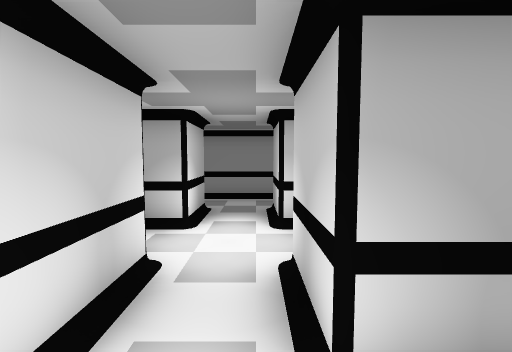
View 1 (above)

23 first-person views from a walk through a scene from a Unity 3-D project. The camera is 1.5 m above the floor, tilts 4° down and sees 90° across. The floor is counted in squares, 1 m on a side. Each view is taken from the middle of a square. On the plan, view 1 faces up. The plan holds only what a view shows up to about 13 squares ahead; the rest is blank. The place goes on beyond the plan. The player character is not drawn. Some animated figures are left out. Door leaves are left out, so doorways stand open.

View 2
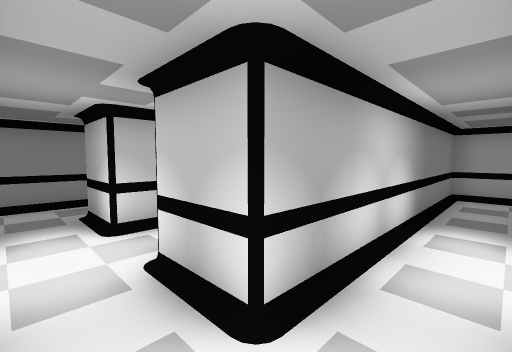

View 3
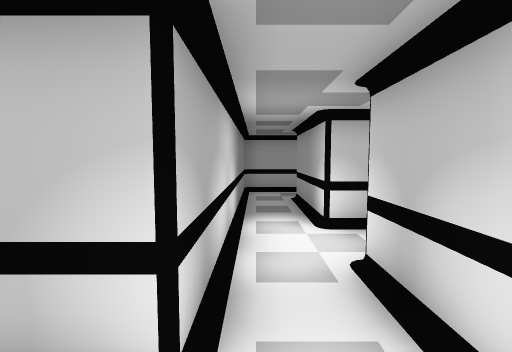

View 4
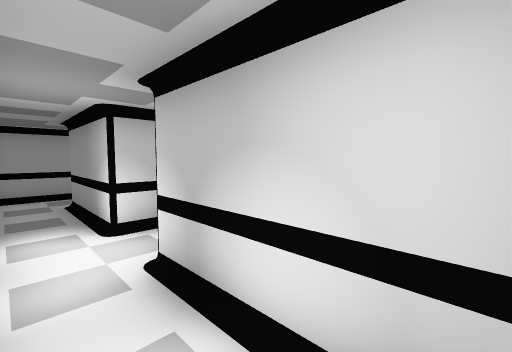

View 5
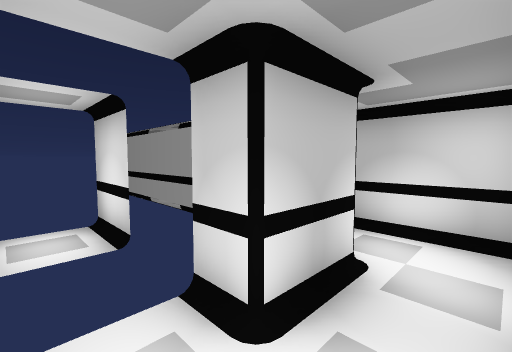

View 6
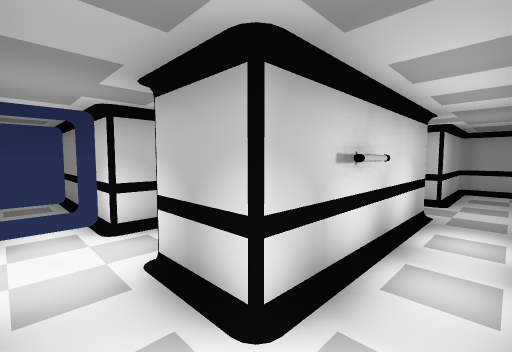

View 7
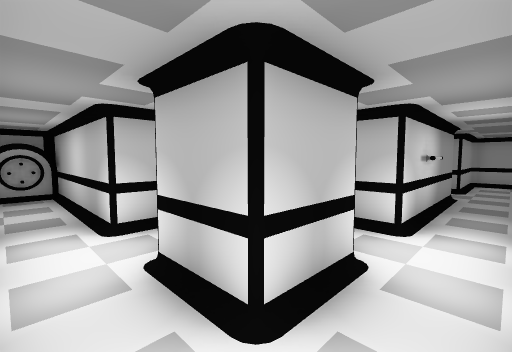

View 8
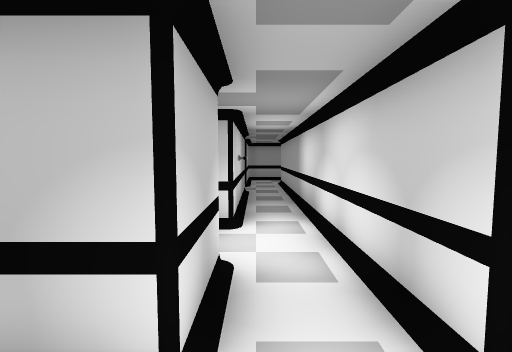

View 9
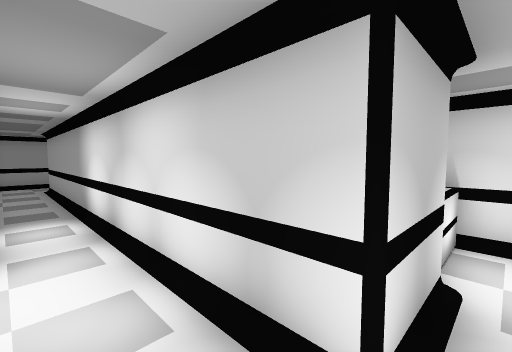

View 10
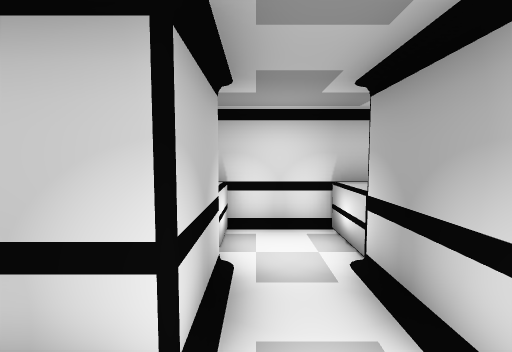

View 11
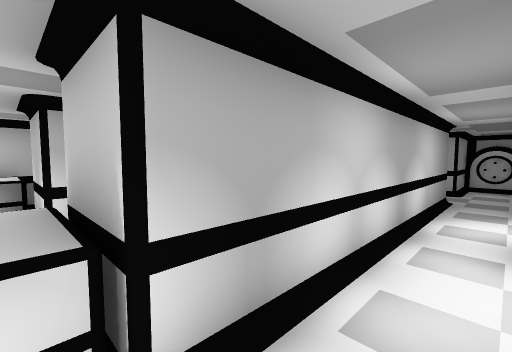

View 12
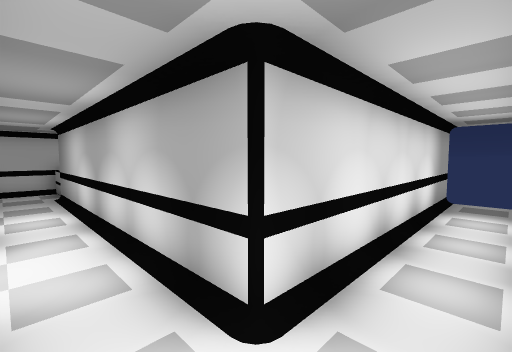

View 13
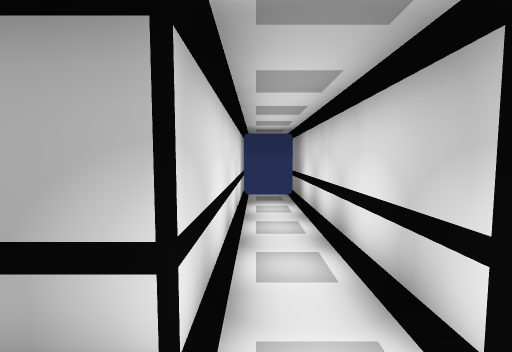

View 14
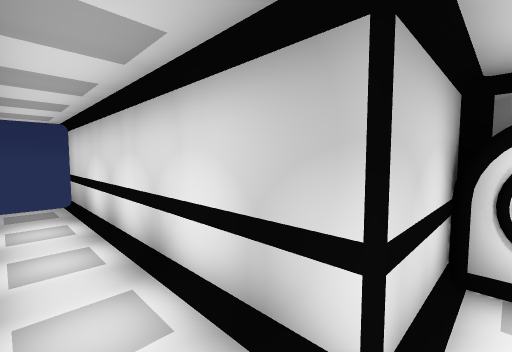

View 15
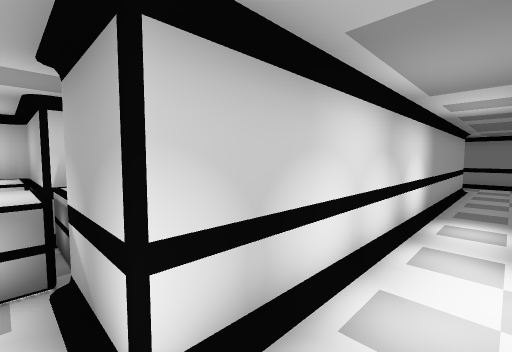

View 16
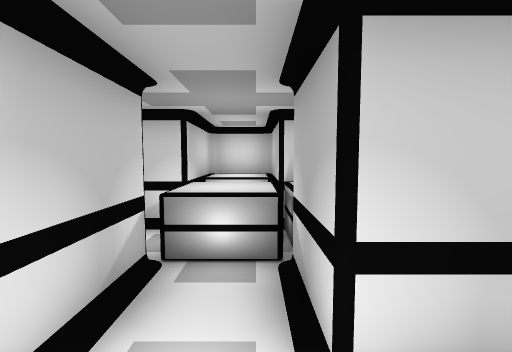

View 17
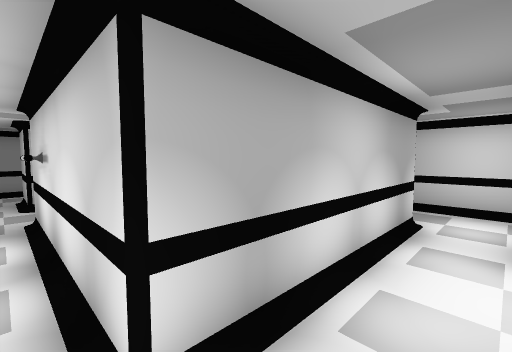

View 18
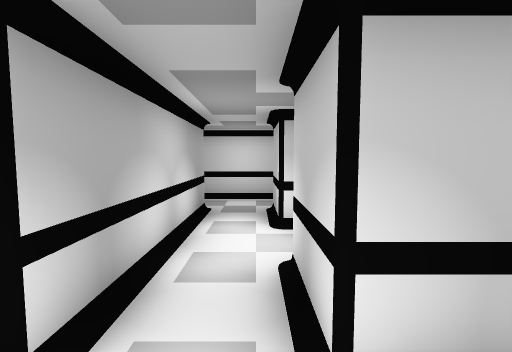

View 19
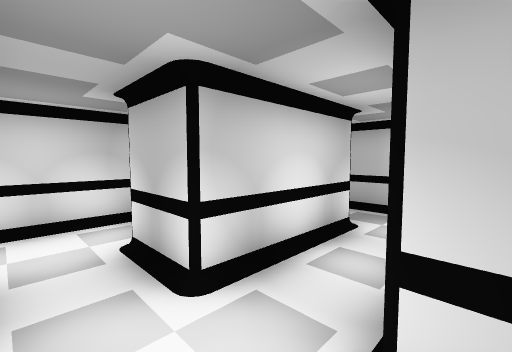

View 20
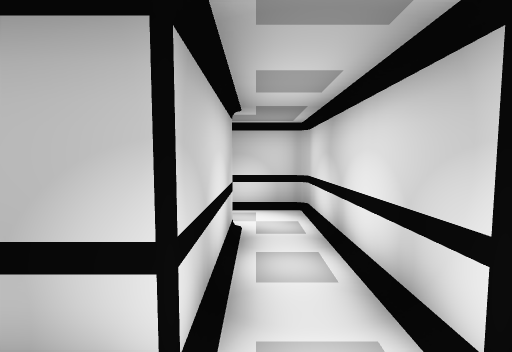

View 21
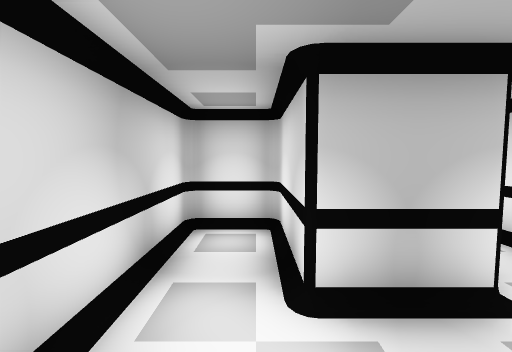

View 22
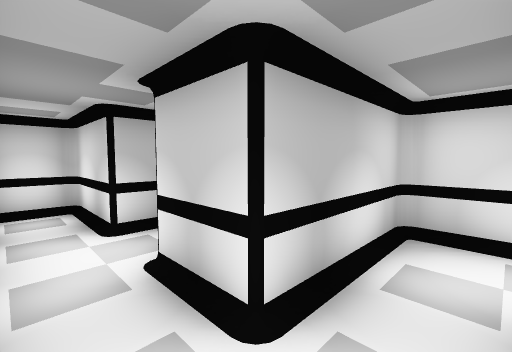

View 23
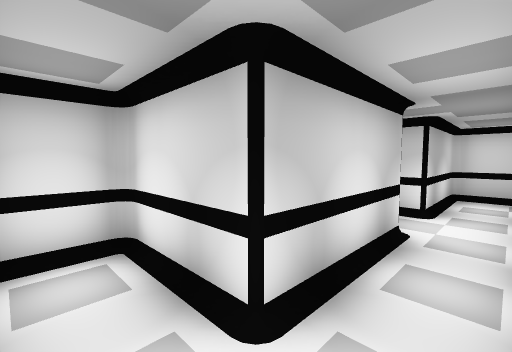

### Floor plan
Ten units are one square. View 1 is at (0, 0); x grows to the right and y downward. Boxes are objects, and circles mark ways between rooms. Rooms are numbered by the first view taken in them; rooms with no view inside come last. Other rooms are left out.
<svg viewBox="-100 -195 210 305">
<path fill="none" stroke="#000" d="M-12 5 25 5M25 -15 5 -15 5 -35M-15 -35 -15 3M5 -35 15 -35M15 -55 5 -55 5 -75M-15 -75 -15 -55M-35 -25 -35 -35 -15 -35M-15 -55 -35 -55 -35 -75M-55 -75 -55 -25M-35 -75 -15 -75M-15 -95 -55 -95M-75 -75 -55 -75M-95 -95 -95 -71M-55 -95 -75 -95M70 -95 45 -95 45 -185M66 -87 67 -94M25 -75 67 -75 67 -94M25 -185 25 -95M-55 45 -55 65M-55 85 -35 85 -35 45M-35 45 -15 45M-15 25 -35 25 -35 -25M-37 -10 -37 -20M-55 -25 -55 45M-15 45 -15 103M5 85 5 45 25 45M25 25 -15 25M-12 105 15 105M25 45 25 75 42 75M25 5 25 25M45 73 45 5M45 5 85 5 85 32M105 9 105 -15 25 -15M88 35 101 35M5 -75 25 -75M25 -95 -15 -95"/>
<rect x="-95" y="-75" width="20" height="20" fill="#bbb"><title>box</title></rect>
<circle cx="-5" cy="-25" r="3" fill="#2a7"/>
<circle cx="15" cy="-5" r="3" fill="#2a7"/>
<circle cx="-25" cy="-45" r="3" fill="#2a7"/>
<circle cx="-5" cy="-65" r="3" fill="#2a7"/>
<circle cx="-45" cy="-65" r="3" fill="#2a7"/>
<circle cx="-50" cy="-20" r="3" fill="#2a7"/>
<circle cx="-65" cy="-85" r="3" fill="#2a7"/>
<circle cx="-25" cy="-85" r="3" fill="#2a7"/>
<circle cx="15" cy="-85" r="3" fill="#2a7"/>
<circle cx="-45" cy="55" r="3" fill="#2a7"/>
<circle cx="-25" cy="35" r="3" fill="#2a7"/>
<circle cx="15" cy="35" r="3" fill="#2a7"/>
<circle cx="35" cy="15" r="3" fill="#2a7"/>
<text x="0" y="-10">1</text>
<text x="0" y="-50">2</text>
<text x="-40" y="-50">3</text>
<text x="-40" y="-90">4</text>
<text x="-80" y="-80">5</text>
<text x="40" y="-130">6</text>
<text x="-50" y="60">7</text>
<text x="-40" y="20">8</text>
<text x="0" y="60">9</text>
<text x="30" y="40">10</text>
<text x="70" y="0">11</text>
<text x="0" y="-90">12</text>
</svg>
Room 1 opens to room 2. Room 1 opens to room 11. Room 2 opens to room 3. Room 2 opens to room 12. Room 3 opens to room 4. Room 3 opens to room 8. Room 4 opens to room 5. Room 4 opens to room 12. Room 6 opens to room 12. Room 7 opens to room 8. Room 8 opens to room 9. Room 9 opens to room 10. Room 10 opens to room 11.

Where each view was taken, in squares from view 1:
view 1: 0 up, 0 right, facing up
view 2: 0 up, 1 left, facing up-right
view 3: 1 up, 1 left, facing right
view 4: 1 up, 1 left, facing down-right
view 5: 5 up, 1 left, facing down-right
view 6: 5 up, 5 left, facing down-right
view 7: 9 up, 5 left, facing down-right
view 8: 9 up, 4 left, facing down
view 9: 8 up, 4 left, facing down-left
view 10: 8 up, 4 left, facing left
view 11: 8 up, 8 left, facing up-right
view 12: 8 up, 4 right, facing up-left
view 13: 8 up, 3 right, facing up
view 14: 9 up, 3 right, facing up-right
view 15: 7 down, 4 left, facing up-left
view 16: 7 down, 4 left, facing left
view 17: 4 down, 4 left, facing up-right
view 18: 4 down, 5 left, facing right
view 19: 3 down, 2 left, facing down-right
view 20: 3 down, 0 right, facing down
view 21: 2 down, 3 right, facing down
view 22: 1 up, 4 right, facing down-left
view 23: 1 up, 10 right, facing down-left
